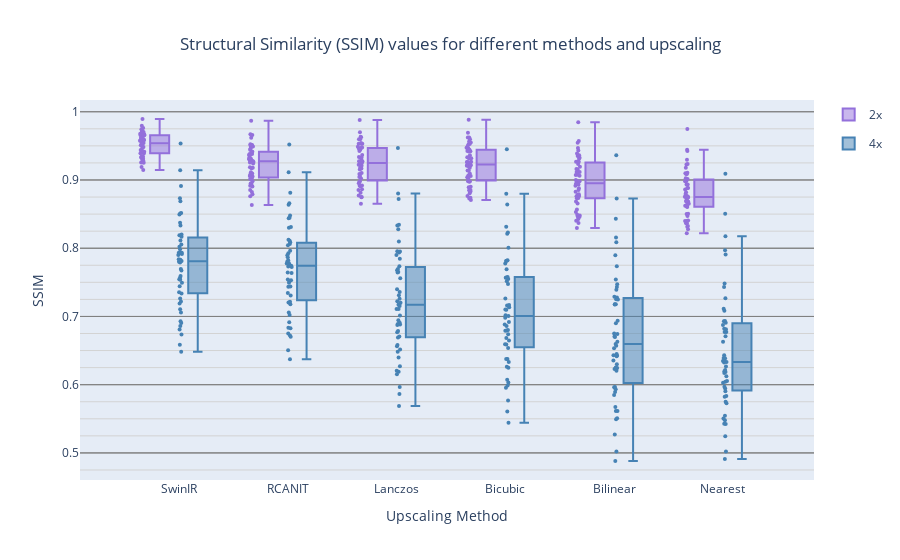

Source (notebook cell):
### Code cell
import plotly.graph_objects as go


fig = go.Figure()
fig.add_hline(y=0.475, line=dict(color='LightGrey', width=1),layer='below')
fig.add_hline(y=0.5, line=dict(color='Grey', width=1),layer='below')
fig.add_hline(y=0.525, line=dict(color='LightGrey', width=1),layer='below')
fig.add_hline(y=0.55, line=dict(color='LightGrey', width=1),layer='below')
fig.add_hline(y=0.575, line=dict(color='LightGrey', width=1),layer='below')

fig.add_hline(y=0.6, line=dict(color='Grey', width=1),layer='below')
fig.add_hline(y=0.625, line=dict(color='LightGrey', width=1),layer='below')
fig.add_hline(y=0.65, line=dict(color='LightGrey', width=1),layer='below')
fig.add_hline(y=0.675, line=dict(color='LightGrey', width=1),layer='below')
fig.add_hline(y=0.7, line=dict(color='Grey', width=1),layer='below')
fig.add_hline(y=0.725, line=dict(color='LightGrey', width=1),layer='below')
fig.add_hline(y=0.75, line=dict(color='LightGrey', width=1),layer='below')
fig.add_hline(y=0.775, line=dict(color='LightGrey', width=1),layer='below')
fig.add_hline(y=0.8, line=dict(color='Grey', width=1),layer='below')
fig.add_hline(y=0.825, line=dict(color='LightGrey', width=1),layer='below')
fig.add_hline(y=0.85, line=dict(color='LightGrey', width=1),layer='below')
fig.add_hline(y=0.875, line=dict(color='LightGrey', width=1),layer='below')
fig.add_hline(y=0.9, line=dict(color='Grey', width=1),layer='below')
fig.add_hline(y=0.925, line=dict(color='LightGrey', width=1),layer='below')
fig.add_hline(y=0.95, line=dict(color='LightGrey', width=1),layer='below')
fig.add_hline(y=0.975, line=dict(color='LightGrey', width=1),layer='below')
fig.add_hline(y=1.0, line=dict(color='Grey', width=1),layer='below')

fig.update_layout(title_text='Structural Similarity (SSIM) values for different methods and upscaling', title_x=0.5)
fig.add_trace(go.Box(x=df_4x['Method'],
                        y=df_4x["SSIM_2x"],
                        legendgroup='2x', name='2x',
                        line_color='mediumpurple', boxpoints='all',pointpos=-1.8, marker=dict(size=4) )
             )
fig.add_trace(go.Box(x=df_4x['Method'],
                        y=df_4x["SSIM_4x"],
                        legendgroup='4x', name='4x',
                        line_color='steelblue', boxpoints='all',pointpos=-1.8, marker=dict(size=4))
             )
# move boxplots to the front


#fig.update_traces(box_visible=True)
fig.update_layout(boxmode='group')
fig.update_layout(boxgroupgap=0.5, boxgap=0.3)
fig.update_layout(

    xaxis_title="Upscaling Method",
    yaxis_title="SSIM")

fig.update_yaxes(showgrid=True, gridwidth=1, gridcolor='Grey')
# fig.update_yaxes(showgrid=True, gridwidth=0.5, gridcolor='LightGrey', 
#                  tickvals=[t for t in range(0, 1, 0.1)],
#                  ticktext=[t if (t%5)==0 else " " for t in range(0, 1, 0.1)]             
#                 )
fig.show()

### Figure 1 — Plotly figure (JSON) as saved in the notebook; plotly's stock layout.template omitted (floating-point values rounded to 4 significant figures; data arrays with more than 128 entries replaced by an {"elided": "..."} marker saying what was removed)
{"data": [{"boxpoints": "all", "legendgroup": "2x", "line": {"color": "mediumpurple"}, "marker": {"size": 4}, "name": "2x", "pointpos": -1.8, "type": "box", "x": {"elided": "306 str values"}, "y": {"elided": "306 float values"}}, {"boxpoints": "all", "legendgroup": "4x", "line": {"color": "steelblue"}, "marker": {"size": 4}, "name": "4x", "pointpos": -1.8, "type": "box", "x": {"elided": "306 str values"}, "y": {"elided": "306 float values"}}], "layout": {"boxgap": 0.3, "boxgroupgap": 0.5, "boxmode": "group", "shapes": [{"layer": "below", "line": {"color": "LightGrey", "width": 1}, "type": "line", "x0": 0, "x1": 1, "xref": "x domain", "y0": 0.475, "y1": 0.475, "yref": "y"}, {"layer": "below", "line": {"color": "Grey", "width": 1}, "type": "line", "x0": 0, "x1": 1, "xref": "x domain", "y0": 0.5, "y1": 0.5, "yref": "y"}, {"layer": "below", "line": {"color": "LightGrey", "width": 1}, "type": "line", "x0": 0, "x1": 1, "xref": "x domain", "y0": 0.525, "y1": 0.525, "yref": "y"}, {"layer": "below", "line": {"color": "LightGrey", "width": 1}, "type": "line", "x0": 0, "x1": 1, "xref": "x domain", "y0": 0.55, "y1": 0.55, "yref": "y"}, {"layer": "below", "line": {"color": "LightGrey", "width": 1}, "type": "line", "x0": 0, "x1": 1, "xref": "x domain", "y0": 0.575, "y1": 0.575, "yref": "y"}, {"layer": "below", "line": {"color": "Grey", "width": 1}, "type": "line", "x0": 0, "x1": 1, "xref": "x domain", "y0": 0.6, "y1": 0.6, "yref": "y"}, {"layer": "below", "line": {"color": "LightGrey", "width": 1}, "type": "line", "x0": 0, "x1": 1, "xref": "x domain", "y0": 0.625, "y1": 0.625, "yref": "y"}, {"layer": "below", "line": {"color": "LightGrey", "width": 1}, "type": "line", "x0": 0, "x1": 1, "xref": "x domain", "y0": 0.65, "y1": 0.65, "yref": "y"}, {"layer": "below", "line": {"color": "LightGrey", "width": 1}, "type": "line", "x0": 0, "x1": 1, "xref": "x domain", "y0": 0.675, "y1": 0.675, "yref": "y"}, {"layer": "below", "line": {"color": "Grey", "width": 1}, "type": "line", "x0": 0, "x1": 1, "xref": "x domain", "y0": 0.7, "y1": 0.7, "yref": "y"}, {"layer": "below", "line": {"color": "LightGrey", "width": 1}, "type": "line", "x0": 0, "x1": 1, "xref": "x domain", "y0": 0.725, "y1": 0.725, "yref": "y"}, {"layer": "below", "line": {"color": "LightGrey", "width": 1}, "type": "line", "x0": 0, "x1": 1, "xref": "x domain", "y0": 0.75, "y1": 0.75, "yref": "y"}, {"layer": "below", "line": {"color": "LightGrey", "width": 1}, "type": "line", "x0": 0, "x1": 1, "xref": "x domain", "y0": 0.775, "y1": 0.775, "yref": "y"}, {"layer": "below", "line": {"color": "Grey", "width": 1}, "type": "line", "x0": 0, "x1": 1, "xref": "x domain", "y0": 0.8, "y1": 0.8, "yref": "y"}, {"layer": "below", "line": {"color": "LightGrey", "width": 1}, "type": "line", "x0": 0, "x1": 1, "xref": "x domain", "y0": 0.825, "y1": 0.825, "yref": "y"}, {"layer": "below", "line": {"color": "LightGrey", "width": 1}, "type": "line", "x0": 0, "x1": 1, "xref": "x domain", "y0": 0.85, "y1": 0.85, "yref": "y"}, {"layer": "below", "line": {"color": "LightGrey", "width": 1}, "type": "line", "x0": 0, "x1": 1, "xref": "x domain", "y0": 0.875, "y1": 0.875, "yref": "y"}, {"layer": "below", "line": {"color": "Grey", "width": 1}, "type": "line", "x0": 0, "x1": 1, "xref": "x domain", "y0": 0.9, "y1": 0.9, "yref": "y"}, {"layer": "below", "line": {"color": "LightGrey", "width": 1}, "type": "line", "x0": 0, "x1": 1, "xref": "x domain", "y0": 0.925, "y1": 0.925, "yref": "y"}, {"layer": "below", "line": {"color": "LightGrey", "width": 1}, "type": "line", "x0": 0, "x1": 1, "xref": "x domain", "y0": 0.95, "y1": 0.95, "yref": "y"}, {"layer": "below", "line": {"color": "LightGrey", "width": 1}, "type": "line", "x0": 0, "x1": 1, "xref": "x domain", "y0": 0.975, "y1": 0.975, "yref": "y"}, {"layer": "below", "line": {"color": "Grey", "width": 1}, "type": "line", "x0": 0, "x1": 1, "xref": "x domain", "y0": 1, "y1": 1, "yref": "y"}], "title": {"text": "Structural Similarity (SSIM) values for different methods and upscaling", "x": 0.5}, "xaxis": {"title": {"text": "Upscaling Method"}}, "yaxis": {"gridcolor": "Grey", "gridwidth": 1, "showgrid": true, "title": {"text": "SSIM"}}}}
